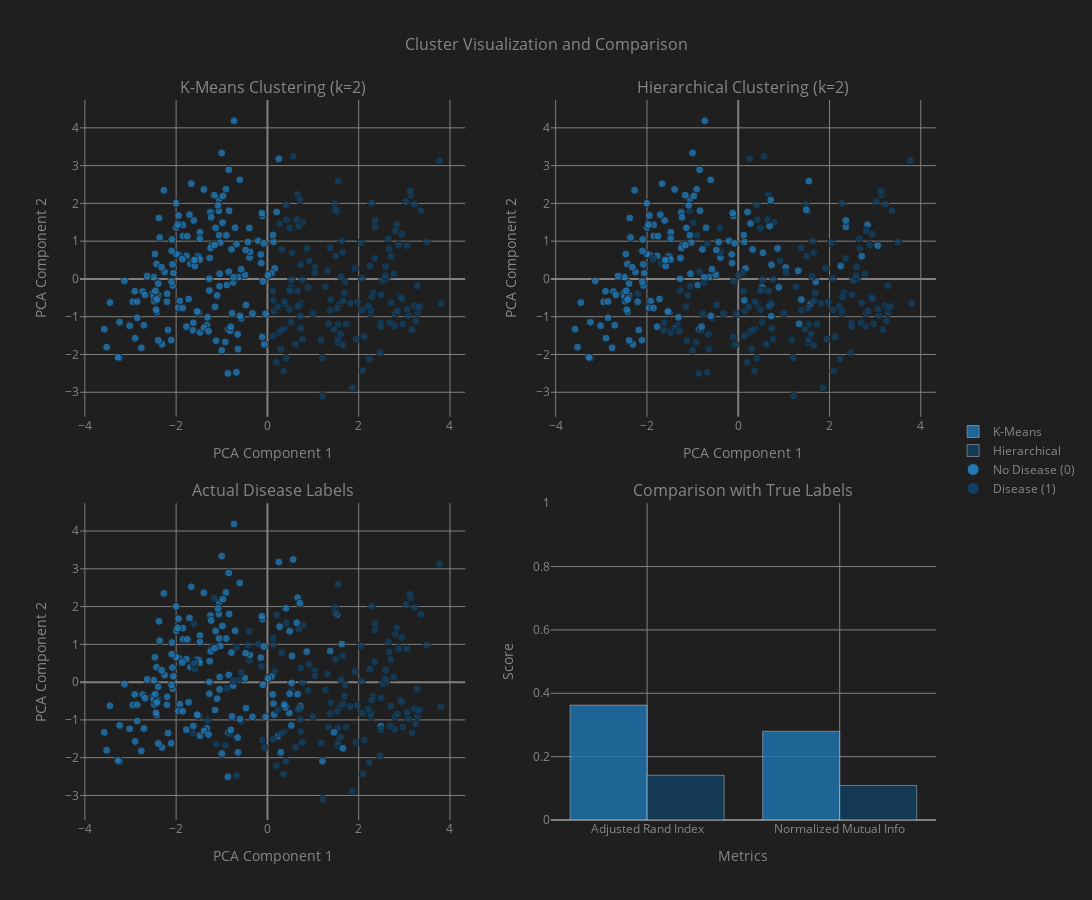

The notebook cell saved with this chart:
### Markdown cell above
#### **Compare with Actual Labels**

### Code cell
# Reduce dimensionality for visualization
pca = PCA(n_components=2)
X_pca = pca.fit_transform(X_scaled)

# Fix cluster label alignment (swap if needed to match actual labels)
def align_cluster_labels(true_labels, cluster_labels):
    # Create a mapping to align clusters with true labels
    crosstab = pd.crosstab(true_labels, cluster_labels)
    
    # Find which cluster has majority of disease cases
    disease_cluster = crosstab.loc[1].idxmax() if 1 in crosstab.index else 0
    
    # Create mapping: if disease_cluster is 1, no swap needed; if 0, swap labels
    if disease_cluster == 0:
        # Swap labels: 0->1, 1->0
        aligned_labels = np.where(cluster_labels == 0, 1, 0)
    else:
        aligned_labels = cluster_labels.copy()
    
    return aligned_labels

# Align both clustering methods with actual labels
kmeans_labels_aligned = align_cluster_labels(y, kmeans_labels)
hierarchical_labels_aligned = align_cluster_labels(y, hierarchical_labels)

# Create subplot figure (2 rows, 2 cols)
fig = make_subplots(
    rows=2, 
    cols=2,
    subplot_titles=(
        f"K-Means Clustering (k={2})",
        f"Hierarchical Clustering (k={2})",
        "Actual Disease Labels",
        "Comparison with True Labels"
    ),
    vertical_spacing=0.12,
    horizontal_spacing=0.1
)

# Define color mapping for consistent visualization
color_map = {0: PRIMARY_COLOR, 1: SECONDARY_COLOR}

# --- Plot 1: K-Means clusters ---
fig.add_trace(
    go.Scatter(
        x=X_pca[:, 0],
        y=X_pca[:, 1],
        mode="markers",
        marker=dict(
            color=[color_map[label] for label in kmeans_labels_aligned],
            size=8,
            opacity=0.8,
            line=dict(width=1, color=EDGE_COLOR)
        ),
        name="K-Means Clusters",
        showlegend=False
    ),
    row=1, col=1
)

# --- Plot 2: Hierarchical clusters ---
fig.add_trace(
    go.Scatter(
        x=X_pca[:, 0],
        y=X_pca[:, 1],
        mode="markers",
        marker=dict(
            color=[color_map[label] for label in hierarchical_labels_aligned],
            size=8,
            opacity=0.8,
            line=dict(width=1, color=EDGE_COLOR)
        ),
        name="Hierarchical Clusters",
        showlegend=False
    ),
    row=1, col=2
)

# --- Plot 3: Actual disease labels ---
fig.add_trace(
    go.Scatter(
        x=X_pca[:, 0],
        y=X_pca[:, 1],
        mode="markers",
        marker=dict(
            color=[color_map[label] for label in y],
            size=8,
            opacity=0.8,
            line=dict(width=1, color=EDGE_COLOR)
        ),
        name="Actual Labels",
        showlegend=False
    ),
    row=2, col=1
)

# --- Plot 4: Comparison metrics ---
metrics = ['Adjusted Rand Index', 'Normalized Mutual Info']
kmeans_scores = [
    adjusted_rand_score(y, kmeans_labels_aligned),
    normalized_mutual_info_score(y, kmeans_labels_aligned)
]
hierarchical_scores = [
    adjusted_rand_score(y, hierarchical_labels_aligned),
    normalized_mutual_info_score(y, hierarchical_labels_aligned)
]

fig.add_trace(
    go.Bar(
        x=metrics,
        y=kmeans_scores,
        name='K-Means',
        marker_color=PRIMARY_COLOR,
        opacity=0.8
    ),
    row=2, col=2
)

fig.add_trace(
    go.Bar(
        x=metrics,
        y=hierarchical_scores,
        name='Hierarchical',
        marker_color=SECONDARY_COLOR,
        opacity=0.8
    ),
    row=2, col=2
)

# Add legend items separately with better positioning
fig.add_trace(
    go.Scatter(
        x=[None], y=[None],
        mode="markers",
        marker=dict(color=PRIMARY_COLOR, size=12, line=dict(width=1, color=EDGE_COLOR)),
        name="No Disease (0)",
        showlegend=True
    ),
    row=1, col=1
)

fig.add_trace(
    go.Scatter(
        x=[None], y=[None],
        mode="markers",
        marker=dict(color=SECONDARY_COLOR, size=12, line=dict(width=1, color=EDGE_COLOR)),
        name="Disease (1)",
        showlegend=True
    ),
    row=1, col=1
)

# Layout
fig.update_layout(
    title_text="Cluster Visualization and Comparison",
    title_x=0.5,
    title=dict(x=0.5, xanchor='center', font=dict(size=16)),
    plot_bgcolor=BACKGROUND_COLOR,
    paper_bgcolor=BACKGROUND_COLOR,
    font=dict(color=GRID_TEXT_COLOR, size=12),
    height=900,
    width=1200,
    showlegend=True,
    legend=dict(
        x=1.02,
        y=0.5,
        xanchor='left',
        yanchor='middle',
        bgcolor='rgba(255, 255, 255, 0)',  # Fully transparent
        bordercolor='rgba(255, 255, 255, 0)',  # Fully transparent border
        borderwidth=0
    )
)

# Update axes labels with grey grid
fig.update_xaxes(title_text="PCA Component 1", row=1, col=1, gridcolor='grey', zerolinecolor='grey')
fig.update_yaxes(title_text="PCA Component 2", row=1, col=1, gridcolor='grey', zerolinecolor='grey')
fig.update_xaxes(title_text="PCA Component 1", row=1, col=2, gridcolor='grey', zerolinecolor='grey')
fig.update_yaxes(title_text="PCA Component 2", row=1, col=2, gridcolor='grey', zerolinecolor='grey')
fig.update_xaxes(title_text="PCA Component 1", row=2, col=1, gridcolor='grey', zerolinecolor='grey')
fig.update_yaxes(title_text="PCA Component 2", row=2, col=1, gridcolor='grey', zerolinecolor='grey')
fig.update_xaxes(title_text="Metrics", row=2, col=2, gridcolor='grey', zerolinecolor='grey')
fig.update_yaxes(title_text="Score", row=2, col=2, gridcolor='grey', zerolinecolor='grey', range=[0, 1])

fig.show()

# Create comparison DataFrame with aligned labels
comparison_aligned = pd.DataFrame({
    "Actual": y.reset_index(drop=True),
    "KMeans": kmeans_labels_aligned,
    "Hierarchical": hierarchical_labels_aligned
})

print("First 10 samples:")
display(comparison_aligned.head(10))

# Crosstab for evaluation with proper DataFrame formatting
print("\nK-Means vs Actual:")
kmeans_crosstab = pd.crosstab(comparison_aligned["Actual"], comparison_aligned["KMeans"])
kmeans_crosstab.columns = [f"Cluster {col}" for col in kmeans_crosstab.columns]
kmeans_crosstab.index = ["No Disease (0)", "Disease (1)"]
display(kmeans_crosstab)

print("\nHierarchical vs Actual:")
hc_crosstab = pd.crosstab(comparison_aligned["Actual"], comparison_aligned["Hierarchical"])
hc_crosstab.columns = [f"Cluster {col}" for col in hc_crosstab.columns]
hc_crosstab.index = ["No Disease (0)", "Disease (1)"]
display(hc_crosstab)

# Calculate alignment percentages
print("\nCluster Alignment with Disease Status:")
alignment_data = []
for method in ["KMeans", "Hierarchical"]:
    crosstab = pd.crosstab(comparison_aligned["Actual"], comparison_aligned[method])
    total_aligned = crosstab.iloc[0, 0] + crosstab.iloc[1, 1]  # Sum of diagonal
    alignment_percent = (total_aligned / len(comparison_aligned)) * 100
    alignment_data.append([method, f"{alignment_percent:.1f}%"])

alignment_df = pd.DataFrame(alignment_data, columns=["Method", "Alignment with Disease"])
display(alignment_df)

### Figure 1 — Plotly figure (JSON) as saved in the notebook; plotly's stock layout.template omitted (floating-point values rounded to 4 significant figures; data arrays with more than 128 entries replaced by an {"elided": "..."} marker saying what was removed)
{"data": [{"marker": {"color": {"elided": "303 str values"}, "line": {"color": "#1F1F1F", "width": 1}, "opacity": 0.8, "size": 8}, "mode": "markers", "name": "K-Means Clusters", "showlegend": false, "type": "scatter", "x": {"elided": "303 float values"}, "xaxis": "x", "y": {"elided": "303 float values"}, "yaxis": "y"}, {"marker": {"color": {"elided": "303 str values"}, "line": {"color": "#1F1F1F", "width": 1}, "opacity": 0.8, "size": 8}, "mode": "markers", "name": "Hierarchical Clusters", "showlegend": false, "type": "scatter", "x": {"elided": "303 float values"}, "xaxis": "x2", "y": {"elided": "303 float values"}, "yaxis": "y2"}, {"marker": {"color": {"elided": "303 str values"}, "line": {"color": "#1F1F1F", "width": 1}, "opacity": 0.8, "size": 8}, "mode": "markers", "name": "Actual Labels", "showlegend": false, "type": "scatter", "x": {"elided": "303 float values"}, "xaxis": "x3", "y": {"elided": "303 float values"}, "yaxis": "y3"}, {"marker": {"color": "#1f77b4"}, "name": "K-Means", "opacity": 0.8, "type": "bar", "x": ["Adjusted Rand Index", "Normalized Mutual Info"], "xaxis": "x4", "y": [0.3627, 0.2802], "yaxis": "y4"}, {"marker": {"color": "#124062"}, "name": "Hierarchical", "opacity": 0.8, "type": "bar", "x": ["Adjusted Rand Index", "Normalized Mutual Info"], "xaxis": "x4", "y": [0.1412, 0.109], "yaxis": "y4"}, {"marker": {"color": "#1f77b4", "line": {"color": "#1F1F1F", "width": 1}, "size": 12}, "mode": "markers", "name": "No Disease (0)", "showlegend": true, "type": "scatter", "x": [null], "xaxis": "x", "y": [null], "yaxis": "y"}, {"marker": {"color": "#124062", "line": {"color": "#1F1F1F", "width": 1}, "size": 12}, "mode": "markers", "name": "Disease (1)", "showlegend": true, "type": "scatter", "x": [null], "xaxis": "x", "y": [null], "yaxis": "y"}], "layout": {"annotations": [{"font": {"size": 16}, "showarrow": false, "text": "K-Means Clustering (k=2)", "x": 0.225, "xanchor": "center", "xref": "paper", "y": 1, "yanchor": "bottom", "yref": "paper"}, {"font": {"size": 16}, "showarrow": false, "text": "Hierarchical Clustering (k=2)", "x": 0.775, "xanchor": "center", "xref": "paper", "y": 1, "yanchor": "bottom", "yref": "paper"}, {"font": {"size": 16}, "showarrow": false, "text": "Actual Disease Labels", "x": 0.225, "xanchor": "center", "xref": "paper", "y": 0.44, "yanchor": "bottom", "yref": "paper"}, {"font": {"size": 16}, "showarrow": false, "text": "Comparison with True Labels", "x": 0.775, "xanchor": "center", "xref": "paper", "y": 0.44, "yanchor": "bottom", "yref": "paper"}], "font": {"color": "#878787", "size": 12}, "height": 900, "legend": {"bgcolor": "rgba(255, 255, 255, 0)", "bordercolor": "rgba(255, 255, 255, 0)", "borderwidth": 0, "x": 1.02, "xanchor": "left", "y": 0.5, "yanchor": "middle"}, "paper_bgcolor": "#1F1F1F", "plot_bgcolor": "#1F1F1F", "showlegend": true, "title": {"font": {"size": 16}, "text": "Cluster Visualization and Comparison", "x": 0.5, "xanchor": "center"}, "width": 1200, "xaxis": {"anchor": "y", "domain": [0, 0.45], "gridcolor": "grey", "title": {"text": "PCA Component 1"}, "zerolinecolor": "grey"}, "xaxis2": {"anchor": "y2", "domain": [0.55, 1], "gridcolor": "grey", "title": {"text": "PCA Component 1"}, "zerolinecolor": "grey"}, "xaxis3": {"anchor": "y3", "domain": [0, 0.45], "gridcolor": "grey", "title": {"text": "PCA Component 1"}, "zerolinecolor": "grey"}, "xaxis4": {"anchor": "y4", "domain": [0.55, 1], "gridcolor": "grey", "title": {"text": "Metrics"}, "zerolinecolor": "grey"}, "yaxis": {"anchor": "x", "domain": [0.56, 1], "gridcolor": "grey", "title": {"text": "PCA Component 2"}, "zerolinecolor": "grey"}, "yaxis2": {"anchor": "x2", "domain": [0.56, 1], "gridcolor": "grey", "title": {"text": "PCA Component 2"}, "zerolinecolor": "grey"}, "yaxis3": {"anchor": "x3", "domain": [0, 0.44], "gridcolor": "grey", "title": {"text": "PCA Component 2"}, "zerolinecolor": "grey"}, "yaxis4": {"anchor": "x4", "domain": [0, 0.44], "gridcolor": "grey", "range": [0, 1], "title": {"text": "Score"}, "zerolinecolor": "grey"}}}
